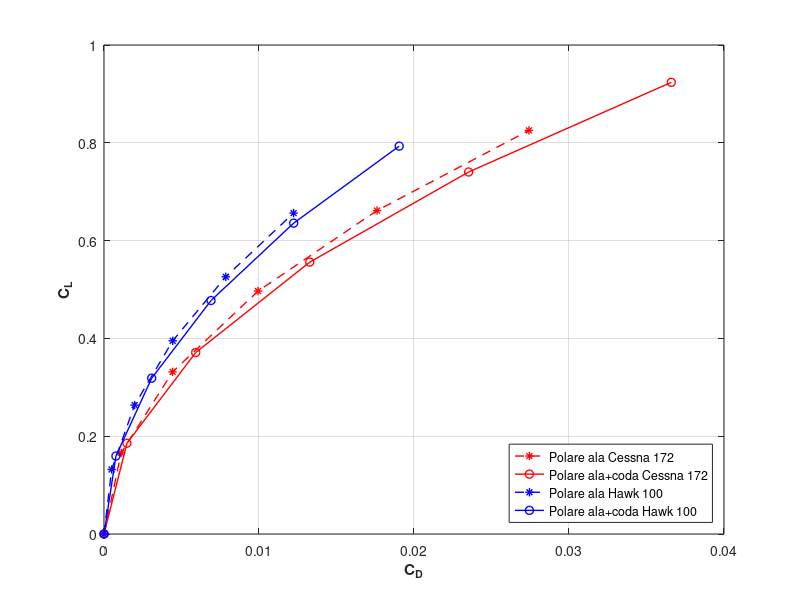

Write MATLAB code to recreate this figure.
clear all
close all
clc

%Il presente codice sfrutta i risultati dei codici che calcolano la polare
%di Cessna 172 e BAE 100 Hawk per calcolare la polare dei due velivoli
%completi ed effettuare un confronto grafico tra la polare del velivolo
%completo e del velivolo con ala isolata.

%% CESSNA

load('CD_cessna_polar_wing.mat', 'CD3D_polar');
CD_cessna_polar_wing = CD3D_polar;
load('CL_cessna_polar_wing.mat', 'CL3D_polar');
CL_cessna_polar_wing = CL3D_polar;

load('CD_cessna_polar_wingtail.mat', 'CD_cessna_polar_wingtail');
load('CL_cessna_polar_wingtail.mat', 'CL_cessna_polar_wingtail');

figure(1)
plot(CD_cessna_polar_wing, CL_cessna_polar_wing, '--* r', 'LineWidth', 1)
hold on
plot(CD_cessna_polar_wingtail, CL_cessna_polar_wingtail, '-o r', 'LineWidth', 1)
grid on
% legend('Polare ala Cessna 172', 'Polare ala+coda Cessna 172', 'Location', 'southeast')
% title('Confronto polari Cessna 172')
xlabel('C_D', 'FontWeight', 'bold'); ylabel('C_L', 'FontWeight', 'bold')

%% HAWK 

load('CD_hawk_polar_wing.mat', 'CD3D_polar');
CD_hawk_polar_wing = CD3D_polar;
load('CL_hawk_polar_wing.mat', 'CL3D_polar');
CL_hawk_polar_wing = CL3D_polar;

load('CD_hawk_polar_wingtail.mat', 'CD_hawk_polar_wingtail');
load('CL_hawk_polar_wingtail.mat', 'CL_hawk_polar_wingtail');

% figure(2)
plot(CD_hawk_polar_wing, CL_hawk_polar_wing, '--* b', 'LineWidth', 1')
hold on
plot(CD_hawk_polar_wingtail, CL_hawk_polar_wingtail, '-o b', 'LineWidth', 1)
grid on
legend('Polare ala Cessna 172', 'Polare ala+coda Cessna 172','Polare ala Hawk 100', 'Polare ala+coda Hawk 100', 'Location', 'southeast')
% title('Confronto polari')
xlabel('C_D', 'FontWeight', 'bold'); ylabel('C_L', 'FontWeight', 'bold')

saveas(gcf, 'confronto_polari.jpg')